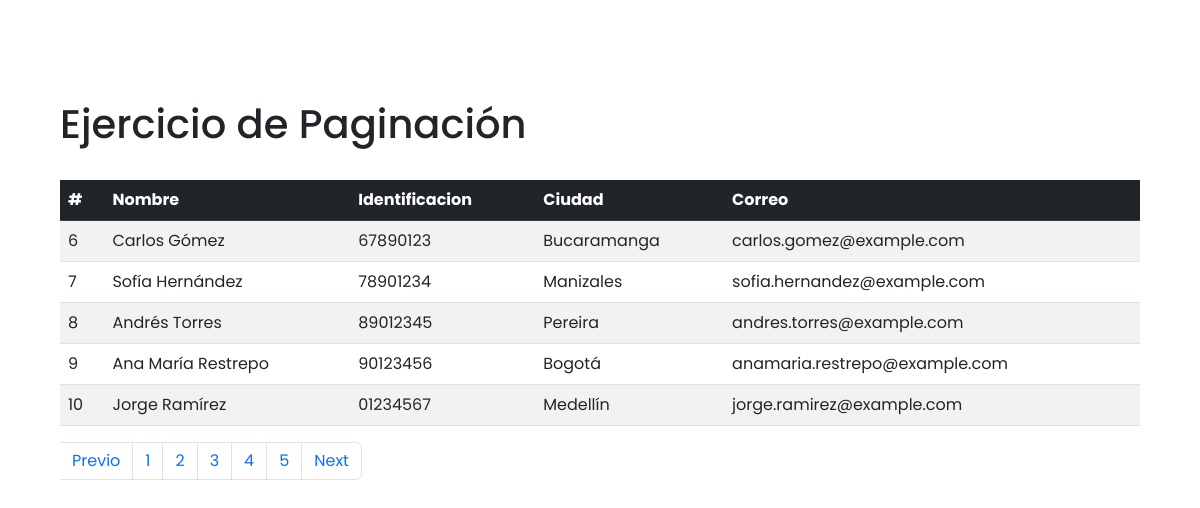
Screenshot of /index.php?pagina=2 with the database file from the repository.
### tables this page shows
CREATE TABLE IF NOT EXISTS `registros` (
  `id` int NOT NULL AUTO_INCREMENT,
  `nombre` varchar(100) NOT NULL,
  `identificacion` varchar(15) NOT NULL,
  `ciudad` varchar(50) NOT NULL,
  `correo` varchar(150) NOT NULL,
  PRIMARY KEY (`id`)
);

### models/connect.php (called while the page is built)
<?php
class ConexionBDD {
    private $strhost = "localhost";
    private $strUser = "root";
    private $strPass = "";
    private $strDataBase = "paginacion";
    private $connect;
    function __construct(){
        $strConexion = "mysql:hos=".$this-> strhost .";dbname=".$this-> strDataBase.";charset=utf8";
        try {
            $this->connect = new PDO($strConexion, $this->strUser, $this->strPass);
            $this->connect ->setAttribute(PDO::ATTR_ERRMODE, PDO::ERRMODE_EXCEPTION);
        } catch (exception $e) {
            $this->connect = 'Fallo la conexion: ' . $e->getMessage();
            echo $this->connect;
        }
    }
    public function connect(){
        return $this->connect;
    }
}
?>

### models/paginacion.php (called while the page is built)
<?php
require_once 'connect.php';
class paginacion {
    private $conexion;
    public function __construct() {
        $this->conexion = new ConexionBDD();
        $this->conexion = $this->conexion->connect();
    }
    public function obtener_registros($inicio, $registro){
        $sql = "SELECT  * FROM registros ORDER BY id ASC LIMIT $inicio, $registro";
        $stmt = $this->conexion->prepare($sql);
        $stmt->execute();
        $data = $stmt->fetchAll();
        return $data;
    }
    public function obtener_numero_paginas(){
        $sql = "SELECT COUNT(*) as total FROM registros";
        $stmt = $this->conexion->prepare($sql);
        $stmt->execute();
        $data = $stmt->fetchColumn();
        return $data;
    }
}
?>

### index.php (the view, shortened to what this page needs)
<!DOCTYPE html>
<html lang="en">
<head>
    <link rel="stylesheet" href="assest/styles/bootstrap.min.css">
    <link rel="stylesheet" href="assest/styles/styles.css">
</head>
<body>
<div class="container">
    <h1>Ejercicio de Paginación</h1>
    <br>
<table class="table table-striped">
  <thead class="table-dark">
    <tr>
      <th scope="col">#</th>
      <th scope="col">Nombre</th>
      <th scope="col">Identificacion</th>
      <th scope="col">Ciudad</th>
      <th scope="col">Correo</th>
    </tr>
  </thead>
  <tbody>
<?php
require_once 'models/paginacion.php';
$pagina = isset($_GET['pagina']) ? (int)$_GET['pagina'] : 1;
$registros = 5;
$inicio = ($pagina>1) ? (($pagina*$registros)-$registros) : 0;
$tb = new paginacion();
$tb = $tb->obtener_registros($inicio, $registros);
$tr = new paginacion();
$tr = $tr->obtener_numero_paginas();
$total = $tr/$registros;
if ($total >= 1) {
    foreach($tb as $x) {
        echo '<tr>
                <td>'.$x['id'].'</td>
                <td>'.$x['nombre'].'</td>
                <td>'.$x['identificacion'].'</td>
                <td>'.$x['ciudad'].'</td>
                <td>'.$x['correo'].'</td>
            </tr>
                ';
    }
} else {
    echo "No hay registros";
}
?>
  </tbody>
</table>
<nav aria-label="...">
  <ul class="pagination Page navigation">
    <li class="page-item disabled">
      <?php
      $actual = $_GET['pagina'];
      if($actual==1) {
        echo '<li class="page-item disabled"><a class="page-link" aria-disabled="true" href="#">Previous</a></li>';
         } else {
            $pgb = $actual - 1;
            echo '<li class="page-item"><a class="page-link" href="index.php?pagina='.$pgb.'">Previo</a></li>';
         }
         ?>
    </li>
    <?php
    for ($i=1; $i<=$total; $i++){
        echo '<li class="page-item"><a class="page-link" href="index.php?pagina='.$i.'">'.$i.'</a></li>';
    }
    $pgn = $actual + 1;
    if($actual == $tr) {
        ?>
    <li class="page-item"><a class="page-link" aria-disabled="true" href="#">Next</a></li>
    <?php } else {  ?>
    <li class="page-item"><a class="page-link" href="index.php?pagina=<?php echo $pgn; ?>">Next</a></li>
    <?php }
    ?>
  </ul>
</nav>
</div>
</body>
</html>

### assest/styles/styles.css (style rules this page uses)
html { scroll-behavior: smooth; overflow-x: hidden; }
:root { --padding-container: 100px 0; --color-titulo: #089875; }
body { font-family: 'Poppins', sans-serif; font-size: 16px; }
.container { width: 90%; max-width: 1200px; height: auto; overflow: hidden; margin: 0 auto; padding: var(--padding-container); }

### rows the page displays
registros: id "6", nombre "Carlos Gómez", identificacion "67890123", ciudad "Bucaramanga", correo "carlos.gomez@example.com"
registros: id "7", nombre "Sofía Hernández", identificacion "78901234", ciudad "Manizales", correo "sofia.hernandez@example.com"
registros: id "8", nombre "Andrés Torres", identificacion "89012345", ciudad "Pereira", correo "andres.torres@example.com"
registros: id "9", nombre "Ana María Restrepo", identificacion "90123456", ciudad "Bogotá", correo "anamaria.restrepo@example.com"
registros: id "10", nombre "Jorge Ramírez", identificacion "01234567", ciudad "Medellín", correo "jorge.ramirez@example.com"
